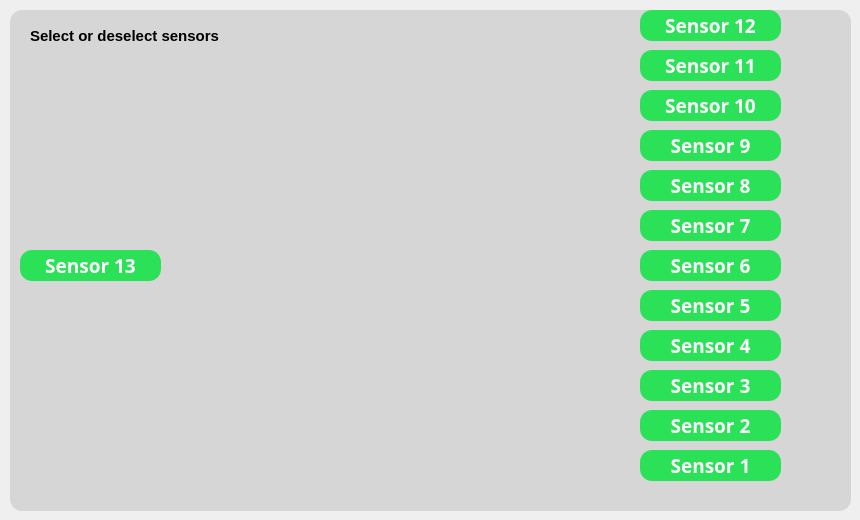
     <widget class="QWidget" name="tab_4">
      <attribute name="title">
       <string>Sensor selection</string>
      </attribute>
      <widget class="QFrame" name="frameCalibration1_3">
       <property name="geometry">
        <rect>
         <x>10</x>
         <y>10</y>
         <width>841</width>
         <height>501</height>
        </rect>
       </property>
       <property name="styleSheet">
        <string notr="true">background-color: rgb(214, 214, 214);
color: white;
border-radius: 12px; 
</string>
       </property>
       <property name="frameShape">
        <enum>QFrame::StyledPanel</enum>
       </property>
       <property name="frameShadow">
        <enum>QFrame::Raised</enum>
       </property>
       <widget class="QLabel" name="labelSensorSelection">
        <property name="geometry">
         <rect>
          <x>20</x>
          <y>0</y>
          <width>611</width>
          <height>51</height>
         </rect>
        </property>
        <property name="font">
         <font>
          <pointsize>11</pointsize>
          <weight>75</weight>
          <bold>true</bold>
         </font>
        </property>
        <property name="styleSheet">
         <string notr="true">color: black;
font-weight: bold;</string>
        </property>
        <property name="text">
         <string>Select or deselect sensors</string>
        </property>
       </widget>
       <widget class="QLabel" name="label_16">
        <property name="geometry">
         <rect>
          <x>10</x>
          <y>70</y>
          <width>641</width>
          <height>371</height>
         </rect>
        </property>
        <property name="styleSheet">
         <string notr="true">color: black;</string>
        </property>
        <property name="text">
         <string/>
        </property>
        <property name="pixmap">
         <pixmap>images/MachineVue.jpg</pixmap>
        </property>
        <property name="scaledContents">
         <bool>true</bool>
        </property>
       </widget>
       <widget class="QPushButton" name="checkBoxSensor12">
        <property name="geometry">
         <rect>
          <x>630</x>
          <y>0</y>
          <width>141</width>
          <height>31</height>
         </rect>
        </property>
        <property name="font">
         <font>
          <family>Nunito Sans</family>
          <pointsize>14</pointsize>
          <weight>75</weight>
          <bold>true</bold>
         </font>
        </property>
        <property name="styleSheet">
         <string notr="true">QPushButton:enabled{
	background-color: rgb(42, 225, 88);
	color: white;
	border-radius: 12px; 
}

QPushButton:disabled{
	background-color: rgb(240, 85, 85);
	color: white;
	border-radius: 12px; 
}</string>
        </property>
        <property name="text">
         <string>Sensor 12</string>
        </property>
       </widget>
       <widget class="QPushButton" name="checkBoxSensor11">
        <property name="geometry">
         <rect>
          <x>630</x>
          <y>40</y>
          <width>141</width>
          <height>31</height>
         </rect>
        </property>
        <property name="font">
         <font>
          <family>Nunito Sans</family>
          <pointsize>14</pointsize>
          <weight>75</weight>
          <bold>true</bold>
         </font>
        </property>
        <property name="styleSheet">
         <string notr="true">QPushButton:enabled{
	background-color: rgb(42, 225, 88);
	color: white;
	border-radius: 12px; 
}

QPushButton:disabled{
	background-color: rgb(240, 85, 85);
	color: white;
	border-radius: 12px; 
}</string>
        </property>
        <property name="text">
         <string>Sensor 11</string>
        </property>
       </widget>
       <widget class="QPushButton" name="checkBoxSensor10">
        <property name="geometry">
         <rect>
          <x>630</x>
          <y>80</y>
          <width>141</width>
          <height>31</height>
         </rect>
        </property>
        <property name="font">
         <font>
          <family>Nunito Sans</family>
          <pointsize>14</pointsize>
          <weight>75</weight>
          <bold>true</bold>
         </font>
        </property>
        <property name="styleSheet">
         <string notr="true">QPushButton:enabled{
	background-color: rgb(42, 225, 88);
	color: white;
	border-radius: 12px; 
}

QPushButton:disabled{
	background-color: rgb(240, 85, 85);
	color: white;
	border-radius: 12px; 
}</string>
        </property>
        <property name="text">
         <string>Sensor 10</string>
        </property>
       </widget>
       <widget class="QPushButton" name="checkBoxSensor9">
        <property name="geometry">
         <rect>
          <x>630</x>
          <y>120</y>
          <width>141</width>
          <height>31</height>
         </rect>
        </property>
        <property name="font">
         <font>
          <family>Nunito Sans</family>
          <pointsize>14</pointsize>
          <weight>75</weight>
          <bold>true</bold>
         </font>
        </property>
        <property name="styleSheet">
         <string notr="true">QPushButton:enabled{
	background-color: rgb(42, 225, 88);
	color: white;
	border-radius: 12px; 
}

QPushButton:disabled{
	background-color: rgb(240, 85, 85);
	color: white;
	border-radius: 12px; 
}</string>
        </property>
        <property name="text">
         <string>Sensor 9</string>
        </property>
       </widget>
       <widget class="QPushButton" name="checkBoxSensor8">
        <property name="geometry">
         <rect>
          <x>630</x>
          <y>160</y>
          <width>141</width>
          <height>31</height>
         </rect>
        </property>
        <property name="font">
         <font>
          <family>Nunito Sans</family>
          <pointsize>14</pointsize>
          <weight>75</weight>
          <bold>true</bold>
         </font>
        </property>
        <property name="styleSheet">
         <string notr="true">QPushButton:enabled{
	background-color: rgb(42, 225, 88);
	color: white;
	border-radius: 12px; 
}

QPushButton:disabled{
	background-color: rgb(240, 85, 85);
	color: white;
	border-radius: 12px; 
}</string>
        </property>
        <property name="text">
         <string>Sensor 8</string>
        </property>
       </widget>
       <widget class="QPushButton" name="checkBoxSensor7">
        <property name="geometry">
         <rect>
          <x>630</x>
          <y>200</y>
          <width>141</width>
          <height>31</height>
         </rect>
        </property>
        <property name="font">
         <font>
          <family>Nunito Sans</family>
          <pointsize>14</pointsize>
          <weight>75</weight>
          <bold>true</bold>
         </font>
        </property>
        <property name="styleSheet">
         <string notr="true">QPushButton:enabled{
	background-color: rgb(42, 225, 88);
	color: white;
	border-radius: 12px; 
}

QPushButton:disabled{
	background-color: rgb(240, 85, 85);
	color: white;
	border-radius: 12px; 
}</string>
        </property>
        <property name="text">
         <string>Sensor 7</string>
        </property>
       </widget>
       <widget class="QPushButton" name="checkBoxSensor6">
        <property name="geometry">
         <rect>
          <x>630</x>
          <y>240</y>
          <width>141</width>
          <height>31</height>
         </rect>
        </property>
        <property name="font">
         <font>
          <family>Nunito Sans</family>
          <pointsize>14</pointsize>
          <weight>75</weight>
          <bold>true</bold>
         </font>
        </property>
        <property name="styleSheet">
         <string notr="true">QPushButton:enabled{
	background-color: rgb(42, 225, 88);
	color: white;
	border-radius: 12px; 
}

QPushButton:disabled{
	background-color: rgb(240, 85, 85);
	color: white;
	border-radius: 12px; 
}</string>
        </property>
        <property name="text">
         <string>Sensor 6</string>
        </property>
       </widget>
       <widget class="QPushButton" name="checkBoxSensor5">
        <property name="geometry">
         <rect>
          <x>630</x>
          <y>280</y>
          <width>141</width>
          <height>31</height>
         </rect>
        </property>
        <property name="font">
         <font>
          <family>Nunito Sans</family>
          <pointsize>14</pointsize>
          <weight>75</weight>
          <bold>true</bold>
         </font>
        </property>
        <property name="styleSheet">
         <string notr="true">QPushButton:enabled{
	background-color: rgb(42, 225, 88);
	color: white;
	border-radius: 12px; 
}

QPushButton:disabled{
	background-color: rgb(240, 85, 85);
	color: white;
	border-radius: 12px; 
}</string>
        </property>
        <property name="text">
         <string>Sensor 5</string>
        </property>
       </widget>
       <widget class="QPushButton" name="checkBoxSensor4">
        <property name="geometry">
         <rect>
          <x>630</x>
          <y>320</y>
          <width>141</width>
          <height>31</height>
         </rect>
        </property>
        <property name="font">
         <font>
          <family>Nunito Sans</family>
          <pointsize>14</pointsize>
          <weight>75</weight>
          <bold>true</bold>
         </font>
        </property>
        <property name="styleSheet">
         <string notr="true">QPushButton:enabled{
	background-color: rgb(42, 225, 88);
	color: white;
	border-radius: 12px; 
}

QPushButton:disabled{
	background-color: rgb(240, 85, 85);
	color: white;
	border-radius: 12px; 
}</string>
        </property>
        <property name="text">
         <string>Sensor 4</string>
        </property>
       </widget>
       <widget class="QPushButton" name="checkBoxSensor3">
        <property name="geometry">
         <rect>
          <x>630</x>
          <y>360</y>
          <width>141</width>
          <height>31</height>
         </rect>
        </property>
        <property name="font">
         <font>
          <family>Nunito Sans</family>
          <pointsize>14</pointsize>
          <weight>75</weight>
          <bold>true</bold>
         </font>
        </property>
        <property name="styleSheet">
         <string notr="true">QPushButton:enabled{
	background-color: rgb(42, 225, 88);
	color: white;
	border-radius: 12px; 
}

QPushButton:disabled{
	background-color: rgb(240, 85, 85);
	color: white;
	border-radius: 12px; 
}</string>
        </property>
        <property name="text">
         <string>Sensor 3</string>
        </property>
       </widget>
       <widget class="QPushButton" name="checkBoxSensor2">
        <property name="geometry">
         <rect>
          <x>630</x>
          <y>400</y>
          <width>141</width>
          <height>31</height>
         </rect>
        </property>
        <property name="font">
         <font>
          <family>Nunito Sans</family>
          <pointsize>14</pointsize>
          <weight>75</weight>
          <bold>true</bold>
         </font>
        </property>
        <property name="styleSheet">
         <string notr="true">QPushButton:enabled{
	background-color: rgb(42, 225, 88);
	color: white;
	border-radius: 12px; 
}

QPushButton:disabled{
	background-color: rgb(240, 85, 85);
	color: white;
	border-radius: 12px; 
}</string>
        </property>
        <property name="text">
         <string>Sensor 2</string>
        </property>
       </widget>
       <widget class="QPushButton" name="checkBoxSensor1">
        <property name="geometry">
         <rect>
          <x>630</x>
          <y>440</y>
          <width>141</width>
          <height>31</height>
         </rect>
        </property>
        <property name="font">
         <font>
          <family>Nunito Sans</family>
          <pointsize>14</pointsize>
          <weight>75</weight>
          <bold>true</bold>
         </font>
        </property>
        <property name="styleSheet">
         <string notr="true">QPushButton:enabled{
	background-color: rgb(42, 225, 88);
	color: white;
	border-radius: 12px; 
}

QPushButton:disabled{
	background-color: rgb(240, 85, 85);
	color: white;
	border-radius: 12px; 
}</string>
        </property>
        <property name="text">
         <string>Sensor 1</string>
        </property>
       </widget>
       <widget class="QPushButton" name="checkBoxSensor13">
        <property name="geometry">
         <rect>
          <x>10</x>
          <y>240</y>
          <width>141</width>
          <height>31</height>
         </rect>
        </property>
        <property name="font">
         <font>
          <family>Nunito Sans</family>
          <pointsize>14</pointsize>
          <weight>75</weight>
          <bold>true</bold>
         </font>
        </property>
        <property name="styleSheet">
         <string notr="true">QPushButton:enabled{
	background-color: rgb(42, 225, 88);
	color: white;
	border-radius: 12px; 
}

QPushButton:disabled{
	background-color: rgb(240, 85, 85);
	color: white;
	border-radius: 12px; 
}</string>
        </property>
        <property name="text">
         <string>Sensor 13</string>
        </property>
       </widget>
      </widget>
     </widget>
